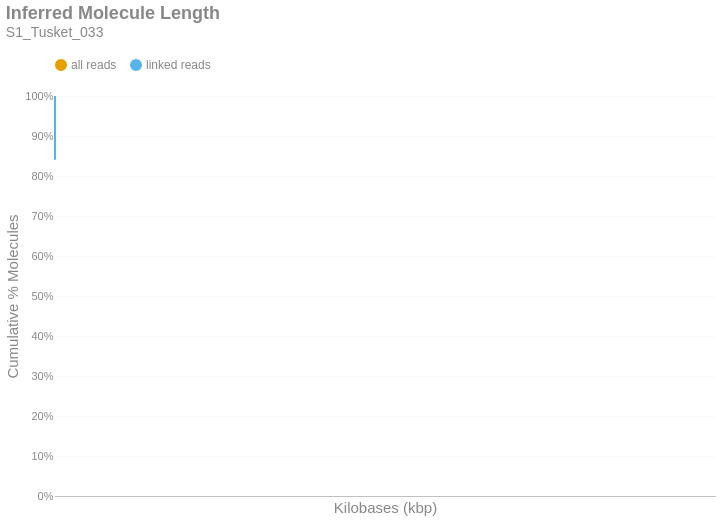

Write notebook code for a chart like this one.
### Markdown cell above
### Inferred Molecule Length
This is the cumulative frequency distribution of molecule lengths inferred from the first and last alignment positions along a contig for all alignments associated with a single linked-read barcode on a given contig.There are two distributions: one with `all` the alignments (yellow) and another with only `linked reads` (blue). The percent of molecules in the `linked reads` distribution is relative to the total number of linked molecules.

### Code cell
if SKIPLR:
    print_html(f"Skipped")
else:
    binned_df = consolidated_hist(valids['length_inferred']/1000, mask, 10, True)
    binned_df = binned_df.with_columns(
        pl.when(pl.col('bin').cast(pl.Utf8) == '0').then(pl.lit('1')).otherwise(pl.col('bin').cast(pl.Utf8)).alias('bin')
    )
    with SafeRender(binned_df):
        (
            density_plot(binned_df, 'Inferred Molecule Length', samplename, 'inferredlen')
            .transform_calculate(bin_kb='datum.bin / 1000')
            .encode(
                x=alt.X('bin_kb:Q', title="Kilobases (kbp)").scale(type='log', padding=0).axis(labelAngle=-40),
                y=alt.Y('value:Q', title='Cumulative % Molecules')
                    .axis(format='%')
                    .stack(False)
                    .scale(domainMin=0, domainMax=1,padding=0),
                color=alt.Color("key:N").scale(domain = ["all reads", "linked reads"]),
                tooltip = [
                    alt.Tooltip("key:N", title = "Data Type"),
                    alt.Tooltip("range_label:N", title="Kilobases"),
                    alt.Tooltip("value:Q", format = ".2%", title="% Molecules (Cum.)")
                ]
            )
        ).display()

### Figure 1 — Vega-Lite specification as saved in the notebook (floating-point values rounded to 4 significant figures)
{"width": "container", "height": 400, "config": {"title": {"anchor": "start", "dy": -15, "fontSize": 18, "color": "#888888", "subtitleColor": "#888888", "subtitleFontSize": 14}, "arc": {"fill": "#0072B2"}, "axis": {"domainColor": "#888888", "domainWidth": 0.5, "gridWidth": 0.2, "grid": false, "titleFontWeight": 400, "titleFontSize": 15, "labelFontSize": 11, "labelColor": "#888888", "tickColor": "#888888", "tickWidth": 0.2, "titleColor": "#888888"}, "axisBand": {"grid": false}, "axisX": {"grid": true, "tickSize": 10, "domainCap": "round"}, "axisY": {"domain": false, "grid": true, "tickSize": 0, "domainCap": "round"}, "background": "transparent", "header": {"labelFontSize": 15, "labelColor": "#888888", "titleFontSize": 15, "titleFontWeight": 600, "titleColor": "#888888"}, "legend": {"labelFont": "sans-serif", "labelFontSize": 12, "labelColor": "#888888", "symbolSize": 100, "symbolType": "circle", "titleFontSize": 12, "titlePadding": 10, "titleColor": "#888888", "title": null, "orient": "top"}, "range": {"category": ["#E69F00", "#56B4E9", "#009E73", "#F0E442", "#0072B2", "#D55E00", "#CC79A7", "#000000"], "diverging": ["#cfe8f3", "#a2d4ec", "#73bfe2", "#46abdb", "#1696d2", "#12719e"]}, "area": {"fill": "#0072B2", "fillOpacity": 0.7, "line": true, "strokeOpacity": 0.7}, "line": {"color": "#0072B2", "stroke": "#0072B2", "strokeWidth": 2}, "trail": {"color": "#0072B2", "stroke": "#0072B2", "strokeWidth": 0, "size": 1}, "point": {"filled": true, "fillOpacity": 1.0, "size": 95}, "text": {"color": "#888888", "fontSize": 11, "align": "right", "fontWeight": 400, "size": 11}, "bar": {"fill": "#0072B2", "stroke": null}, "view": {"stroke": null, "continuousWidth": 660, "continuousHeight": 400}}, "data": {"name": "data-fa17124cad1442797ff8bf574435e897"}, "mark": {"type": "line", "interpolate": "monotone", "point": {"opacity": 0, "size": 275}}, "encoding": {"color": {"field": "key", "scale": {"domain": ["all reads", "linked reads"]}, "type": "nominal"}, "tooltip": [{"field": "key", "title": "Data Type", "type": "nominal"}, {"field": "range_label", "title": "Kilobases", "type": "nominal"}, {"field": "value", "format": ".2%", "title": "% Molecules (Cum.)", "type": "quantitative"}], "x": {"axis": {"labelAngle": -40}, "field": "bin_kb", "scale": {"type": "log", "padding": 0}, "title": "Kilobases (kbp)", "type": "quantitative"}, "y": {"axis": {"format": "%"}, "field": "value", "scale": {"domainMin": 0, "domainMax": 1, "padding": 0}, "stack": false, "title": "Cumulative % Molecules", "type": "quantitative"}}, "params": [{"name": "param_c36ac31b6afebe62", "select": {"type": "point", "fields": ["key"]}, "bind": "legend"}], "title": {"text": "Inferred Molecule Length", "subtitle": "S1_Tusket_033"}, "transform": [{"fold": ["all reads (cumsum)", "linked reads (cumsum)"]}, {"calculate": "replace(datum.key, ' (cumsum)', '')", "as": "key"}, {"filter": {"param": "param_c36ac31b6afebe62"}}, {"calculate": "datum.bin / 1000", "as": "bin_kb"}], "usermeta": {"embedOptions": {"downloadFileName": "S1_Tusket_033.inferredlen"}}, "$schema": "https://vega.github.io/schema/vega-lite/v6.1.0.json", "datasets": {"data-fa17124cad1442797ff8bf574435e897": [{"bin": "0.0", "interval": "0.0-10.0", "all reads": 0.9903, "linked reads": 0.8408, "all reads (cumsum)": 0.9903, "linked reads (cumsum)": 0.8408, "range_label": "0-9"}, {"bin": "10.0", "interval": "10.0-20.0", "all reads": 0.005007, "linked reads": 0.08246, "all reads (cumsum)": 0.9953, "linked reads (cumsum)": 0.9233, "range_label": "10-19"}, {"bin": "20.0", "interval": "20.0-30.0", "all reads": 0.00251, "linked reads": 0.04156, "all reads (cumsum)": 0.9978, "linked reads (cumsum)": 0.9648, "range_label": "20-29"}, {"bin": "30.0", "interval": "30.0-40.0", "all reads": 0.00133, "linked reads": 0.02176, "all reads (cumsum)": 0.9991, "linked reads (cumsum)": 0.9866, "range_label": "30-39"}, {"bin": "40.0", "interval": "40.0-50.0", "all reads": 0.0007491, "linked reads": 0.01178, "all reads (cumsum)": 0.9999, "linked reads (cumsum)": 0.9984, "range_label": "40-49"}, {"bin": "50.0", "interval": "50.0-60.0", "all reads": 7.234e-05, "linked reads": 0.001184, "all reads (cumsum)": 1.0, "linked reads (cumsum)": 0.9995, "range_label": "50-59"}, {"bin": "60.0", "interval": "60.0-70.0", "all reads": 1.716e-05, "linked reads": 0.0002687, "all reads (cumsum)": 1.0, "linked reads (cumsum)": 0.9998, "range_label": "60-69"}, {"bin": "70.0", "interval": "70.0-80.0", "all reads": 7.969e-06, "linked reads": 0.0001316, "all reads (cumsum)": 1.0, "linked reads (cumsum)": 0.9999, "range_label": "70-79"}, {"bin": "80.0", "interval": "80.0-90.0", "all reads": 1.533e-06, "linked reads": 2.193e-05, "all reads (cumsum)": 1.0, "linked reads (cumsum)": 1.0, "range_label": "80-89"}, {"bin": "90.0", "interval": "90.0-100.0", "all reads": 2.146e-06, "linked reads": 2.742e-05, "all reads (cumsum)": 1.0, "linked reads (cumsum)": 1.0, "range_label": "90-99"}, {"bin": "100.0", "interval": "100.0-110.0", "all reads": 3.065e-07, "linked reads": 5.484e-06, "all reads (cumsum)": 1.0, "linked reads (cumsum)": 1.0, "range_label": "100-109"}]}}
